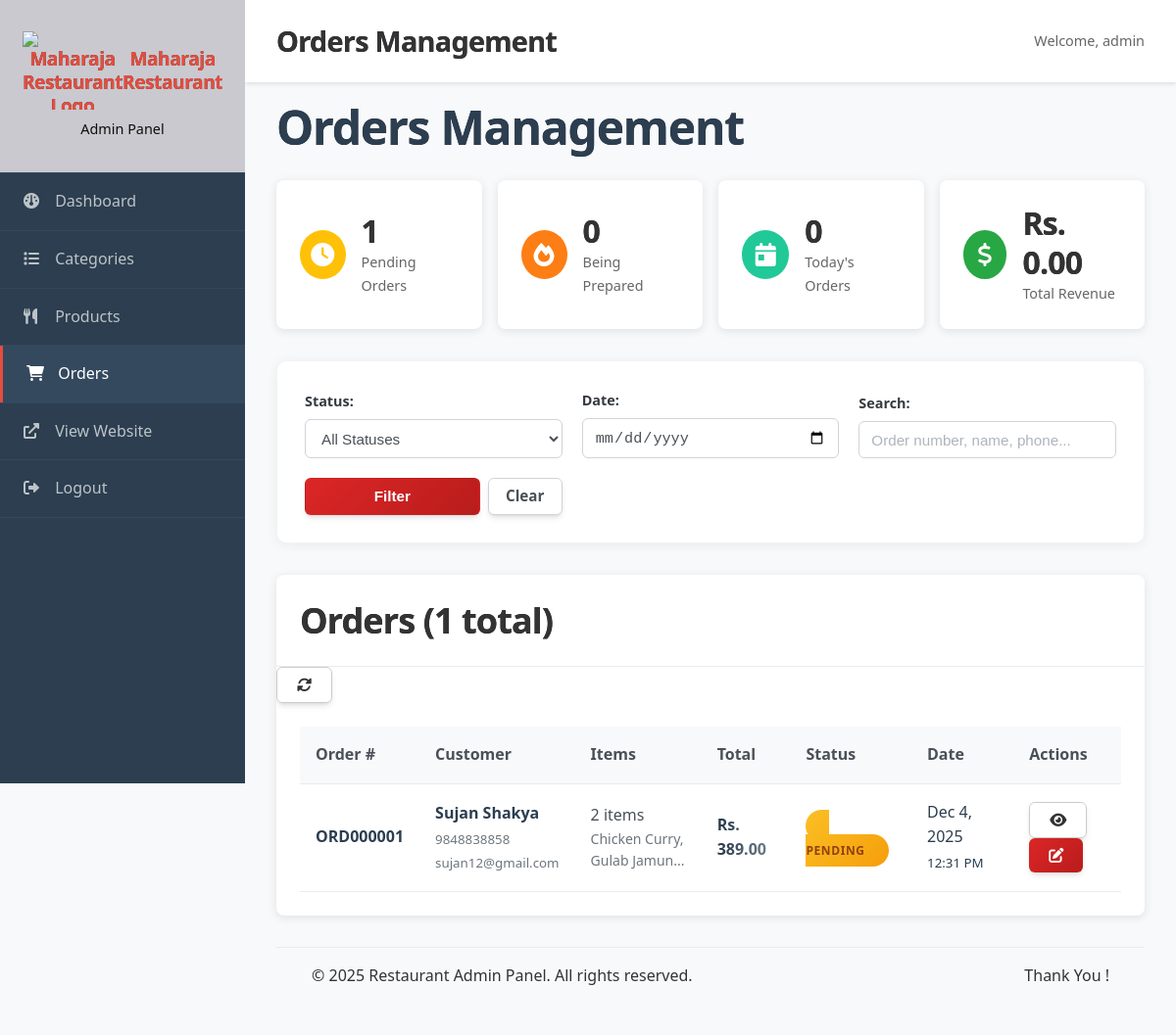
Page /admin/orders.php (signed in) on the committed database.
### tables this page shows
CREATE TABLE `orders` (
  `id` int(11) NOT NULL,
  `user_id` int(11) DEFAULT NULL,
  `order_number` varchar(20) NOT NULL,
  `name` varchar(255) NOT NULL,
  `phone` varchar(20) NOT NULL,
  `email` varchar(255) DEFAULT NULL,
  `address` text NOT NULL,
  `subtotal` decimal(10,2) NOT NULL DEFAULT 0.00,
  `delivery_fee` decimal(10,2) NOT NULL DEFAULT 0.00,
  `tax_amount` decimal(10,2) NOT NULL DEFAULT 0.00,
  `total` decimal(10,2) NOT NULL,
  `status` enum('Pending','Confirmed','Preparing','Out for Delivery','Delivered','Cancelled') DEFAULT 'Pending',
  `payment_method` enum('Cash on Delivery','') DEFAULT 'Cash on Delivery',
  `delivered_at` timestamp NULL DEFAULT NULL,
  `created_at` timestamp NOT NULL DEFAULT current_timestamp(),
  `updated_at` timestamp NOT NULL DEFAULT current_timestamp() ON UPDATE current_timestamp()
);

CREATE TABLE `users` (
  `id` int(11) NOT NULL,
  `name` varchar(255) NOT NULL,
  `email` varchar(255) NOT NULL,
  `phone` varchar(20) DEFAULT NULL,
  `password` varchar(255) NOT NULL,
  `last_login_at` timestamp NULL DEFAULT NULL,
  `is_active` tinyint(1) DEFAULT 1,
  `created_at` timestamp NOT NULL DEFAULT current_timestamp(),
  `updated_at` timestamp NOT NULL DEFAULT current_timestamp() ON UPDATE current_timestamp()
);

### includes/functions.php (called while the page is built, shortened)
<?php
function h(?string $string): string {
    return $string !== null ? htmlspecialchars($string, ENT_QUOTES, 'UTF-8') : '';
}
function sanitize(string $input): string {
    return trim(strip_tags($input));
}
function formatCurrency(float $amount): string {
    return 'Rs. ' . number_format($amount, 2);
}

### admin/orders.php (the view, shortened to what this page needs)
<?php
require 'includes/header.php';
$dateFilter = $_GET['date'] ?? '';
$searchQuery = sanitize($_GET['search'] ?? '');
$page = max(1, (int)($_GET['page'] ?? 1));
$perPage = 20;
$offset = ($page - 1) * $perPage;
$conditions = [];
$params = [];
$whereClause = !empty($conditions) ? 'WHERE ' . implode(' AND ', $conditions) : '';
$countQuery = "
    SELECT COUNT(*) as total
    FROM orders o
    LEFT JOIN users u ON o.user_id = u.id
    $whereClause
";
$stmt = $pdo->prepare($countQuery);
$stmt->execute($params);
$totalOrders = $stmt->fetch()['total'];
$query = "
    SELECT o.*, u.email as user_email,
           COUNT(oi.id) as item_count,
           GROUP_CONCAT(p.name SEPARATOR ', ') as product_names
    FROM orders o
    LEFT JOIN users u ON o.user_id = u.id
    LEFT JOIN order_items oi ON o.id = oi.order_id
    LEFT JOIN products p ON oi.product_id = p.id
    $whereClause
    GROUP BY o.id
    ORDER BY o.created_at DESC
    LIMIT ? OFFSET ?
";
$stmt = $pdo->prepare($query);
$stmt->execute([...$params, $perPage, $offset]);
$orders = $stmt->fetchAll();
$statsQuery = "
    SELECT
        COUNT(*) as total_orders,
        SUM(CASE WHEN status = 'Pending' THEN 1 ELSE 0 END) as pending_orders,
        SUM(CASE WHEN status = 'Preparing' THEN 1 ELSE 0 END) as preparing_orders,
        SUM(CASE WHEN DATE(created_at) = CURDATE() THEN 1 ELSE 0 END) as today_orders,
        SUM(CASE WHEN status = 'Delivered' THEN total ELSE 0 END) as total_revenue
    FROM orders
";
$stats = $pdo->query($statsQuery)->fetch();
?>
<div class="orders-header">
    <h2>Orders Management</h2>
    <div class="stats-grid">
        <div class="stat-card">
            <div class="stat-icon pending">
                <i class="fas fa-clock"></i>
            </div>
            <div class="stat-info">
                <h3><?php echo number_format($stats['pending_orders']); ?></h3>
                <p>Pending Orders</p>
            </div>
        </div>
        <div class="stat-card">
            <div class="stat-icon preparing">
                <i class="fas fa-fire"></i>
            </div>
            <div class="stat-info">
                <h3><?php echo number_format($stats['preparing_orders']); ?></h3>
                <p>Being Prepared</p>
            </div>
        </div>
        <div class="stat-card">
            <div class="stat-icon today">
                <i class="fas fa-calendar-day"></i>
            </div>
            <div class="stat-info">
                <h3><?php echo number_format($stats['today_orders']); ?></h3>
                <p>Today's Orders</p>
            </div>
        </div>
        <div class="stat-card">
            <div class="stat-icon revenue">
                <i class="fas fa-dollar-sign"></i>
            </div>
            <div class="stat-info">
                <h3><?php echo formatCurrency($stats['total_revenue'] ?? 0); ?></h3>
                <p>Total Revenue</p>
            </div>
        </div>
    </div>
</div>
<div class="orders-filters">
    <form method="GET" class="filter-form">
        <div class="filter-group">
            <label for="status">Status:</label>
            <select name="status" id="status">
                <option value="">All Statuses</option>
            </select>
        </div>
        <div class="filter-group">
            <label for="date">Date:</label>
            <input type="date" name="date" id="date" value="<?php echo h($dateFilter); ?>">
        </div>
        <div class="filter-group">
            <label for="search">Search:</label>
            <input type="text" name="search" id="search" placeholder="Order number, name, phone..." value="<?php echo h($searchQuery); ?>">
        </div>
        <div class="filter-buttons">
            <button type="submit" class="btn btn-primary">Filter</button>
            <a href="orders.php" class="btn btn-outline">Clear</a>
        </div>
    </form>
</div>
<div class="admin-card">
    <div class="card-header">
        <h3>Orders (<?php echo number_format($totalOrders); ?> total)</h3>
        <div class="card-actions">
            <button onclick="refreshOrders()" class="btn btn-sm btn-outline" title="Refresh">
                <i class="fas fa-sync-alt"></i>
            </button>
        </div>
    </div>
    <?php if (empty($orders)): ?>
        <div class="no-data">
            <i class="fas fa-inbox"></i>
            <h3>No orders found</h3>
            <p>No orders match your current filters.</p>
        </div>
    <?php else: ?>
        <div class="table-responsive">
            <table class="orders-table">
                <thead>
                    <tr>
                        <th>Order #</th>
                        <th>Customer</th>
                        <th>Items</th>
                        <th>Total</th>
                        <th>Status</th>
                        <th>Date</th>
                        <th>Actions</th>
                    </tr>
                </thead>
                <tbody>
                    <?php foreach ($orders as $order): ?>
                        <tr class="order-row" data-order-id="<?php echo $order['id']; ?>">
                            <td>
                                <strong><?php echo h($order['order_number']); ?></strong>
                            </td>
                            <td>
                                <div class="customer-info">
                                    <strong><?php echo h($order['name']); ?></strong>
                                    <small><?php echo h($order['phone']); ?></small>
                                    <?php if ($order['user_email']): ?>
                                        <small><?php echo h($order['user_email']); ?></small>
                                    <?php endif; ?>
                                </div>
                            </td>
                            <td>
                                <span class="item-count"><?php echo $order['item_count']; ?> items</span>
                                <small class="item-preview" title="<?php echo h($order['product_names']); ?>">
                                    <?php echo h(substr($order['product_names'], 0, 30)); ?>...
                                </small>
                            </td>
                            <td>
                                <strong><?php echo formatCurrency($order['total']); ?></strong>
                            </td>
                            <td>
                                <span class="status-badge status-<?php echo strtolower(str_replace(' ', '-', $order['status'])); ?>">
                                    <?php echo h($order['status']); ?>
                                </span>
                            </td>
                            <td>
                                <time datetime="<?php echo $order['created_at']; ?>">
                                    <?php echo date('M j, Y', strtotime($order['created_at'])); ?>
                                    <small><?php echo date('g:i A', strtotime($order['created_at'])); ?></small>
                                </time>
                            </td>
                            <td class="actions">
                                <button onclick="viewOrder(<?php echo $order['id']; ?>)"
                                        class="btn btn-sm btn-outline" title="View Details">
                                    <i class="fas fa-eye"></i>
                                </button>
                                <button onclick="updateStatus(<?php echo $order['id']; ?>, '<?php echo h($order['status']); ?>')"
                                        class="btn btn-sm btn-primary" title="Update Status">
                                    <i class="fas fa-edit"></i>
                                </button>
                            </td>
                        </tr>
                    <?php endforeach; ?>
                </tbody>
            </table>
        </div>
    <?php endif; ?>
</div>
<?php require_once 'includes/footer.php'; ?>

### css/styles.css (style rules this page uses)
:root { --primary-100: #fee2e2; --primary-200: #fecaca; --primary-400: #f87171; --primary-500: #ef4444; --primary-600: #dc2626; --primary-700: #b91c1c; --gray-50: #f9fafb; --gray-100: #f3f4f6; --gray-200: #e5e7eb; --gray-300: #d1d5db; --gray-400: #9ca3af; --gray-500: #6b7280; --gray-600: #4b5563; --gray-700: #374151; --gray-800: #1f2937; --gray-900: #111827; --bg-primary: #ffffff; --bg-secondary: #f8fafc; --bg-tertiary: #f1f5f9; --bg-glass: rgba(255, 255, 255, 0.08); --bg-glass-dark: rgba(15, 23, 42, 0.08); --font-primary: -apple-system, BlinkMacSystemFont, 'Segoe UI', Roboto, 'Helvetica Neue', Arial, sans-serif; --space-xs: 0.25rem; --space-sm: 0.5rem; --space-md: 1rem; --space-lg: 1.5rem; --space-xl: 2rem; --space-2xl: 3rem; --space-3xl: 4rem; --space-4xl: 6rem; --radius-sm: 0.375rem; --radius-md: 0.5rem; --radius-lg: 0.75rem; --radius-xl: 1rem; --radius-2xl: 1.5rem; --radius-full: 9999px; --shadow-sm: 0 1px 2px 0 rgb(0 0 0 / 0.05); --shadow-md: 0 4px 6px -1px rgb(0 0 0 / 0.1), 0 2px 4px -2px rgb(0 0 0 / 0.1); --shadow-lg: 0 10px 15px -3px rgb(0 0 0 / 0.1), 0 4px 6px -4px rgb(0 0 0 / 0.1); --shadow-xl: 0 20px 25px -5px rgb(0 0 0 / 0.1), 0 8px 10px -6px rgb(0 0 0 / 0.1); --shadow-2xl: 0 25px 50px -12px rgb(0 0 0 / 0.25); --duration-fast: 150ms; --duration-normal: 300ms; --duration-slow: 500ms; --ease-out: cubic-bezier(0.16, 1, 0.3, 1); --ease-in: cubic-bezier(0.4, 0, 1, 1); --primary-color: #2c3e50; --secondary-color: #e74c3c; --accent-color: #f39c12; --success: #27ae60; --warning: #f39c12; --error: #e74c3c; --info: #3498db; --dark-color: #2c3e50; --light-color: #ecf0f1; --white: #ffffff; --gray-light: #f8f9fa; --gray: #95a5a6; --gray-dark: #7f8c8d; --border-radius: 8px; --box-shadow: 0 2px 10px rgba(0, 0, 0, 0.1); --box-shadow-hover: 0 5px 20px rgba(0, 0, 0, 0.15); --transition: all 0.3s ease; --font-family: 'Segoe UI', Tahoma, Geneva, Verdana, sans-serif; }
* { margin: 0; padding: 0; box-sizing: border-box; }
body { font-family: var(--font-family); line-height: 1.6; color: var(--dark-color); background-color: var(--gray-light); min-height: 100vh; }
a { text-decoration: none; color: inherit; }
h1, h2, h3, h4, h5, h6 { font-weight: 700; letter-spacing: -0.025em; line-height: 1.25; margin-bottom: var(--space-lg); background: linear-gradient(135deg, var(--gray-900) 0%, var(--gray-700) 100%); -webkit-background-clip: text; background-clip: text; }
h2 { font-size: clamp(1.75rem, 4vw, 3rem); }
h3 { font-size: clamp(1.5rem, 3vw, 2.25rem); }
p { margin-bottom: var(--space-md); color: var(--white); line-height: 1.7; }
.btn { display: inline-flex; align-items: center; justify-content: center; gap: var(--space-sm); padding: var(--space-md) var(--space-xl); font-weight: 600; font-size: 0.875rem; line-height: 1; text-decoration: none; border: none; border-radius: var(--radius-lg); cursor: pointer; transition: all var(--duration-normal) var(--ease-out); position: relative; overflow: hidden; white-space: nowrap; user-select: none; text-align: center; background: var(--primary-600); color: white; box-shadow: var(--shadow-md); backdrop-filter: blur(8px); }
.btn::before { content: ''; position: absolute; top: 0; left: 0; right: 0; bottom: 0; background: linear-gradient(135deg, rgba(255,255,255,0.2) 0%, transparent 50%); opacity: 0; transition: opacity var(--duration-normal) var(--ease-out); }
.btn-primary { background: linear-gradient(135deg, var(--primary-600) 0%, var(--primary-700) 100%); }
.btn-outline { background: transparent; color: var(--primary-600); border: 2px solid var(--primary-600); backdrop-filter: blur(8px); }
.btn-sm { padding: 15px 20px; font-size: 0.85rem; }
.status-badge { padding: var(--space-sm) var(--space-lg); border-radius: var(--radius-full); font-size: 0.75rem; font-weight: 700; text-transform: uppercase; letter-spacing: 0.05em; position: relative; overflow: hidden; }
.status-badge::before { content: ''; position: absolute; top: 0; left: -100%; width: 100%; height: 100%; background: linear-gradient(90deg, transparent, rgba(255,255,255,0.3), transparent); transition: left var(--duration-slow) var(--ease-out); }
.status-pending { background: linear-gradient(135deg, #fbbf24 0%, #f59e0b 100%); color: #92400e; }

### admin/includes/footer.php (style rules this page uses)
p { color: #333; }

### rows in the picture
orders: order_number "ORD000001", name "Sujan Shakya", phone "9848838858", user.email "sujan12@gmail.com", item_count "2", product_names "Chicken Curry, Gulab Jamun", total "Rs. 389.00", status "PENDING", created_at "Dec 4, 2025", created_at "12:31 PM"

### other values in the picture
$pageTitle "Orders Management"
$_SESSION['admin_username'] "admin"
$stats['pending_orders'] "1"
$stats['preparing_orders'] "0"
$stats['today_orders'] "0"
formatCurrency($stats['total_revenue'] ?? 0) "Rs. 0.00"
$totalOrders "1"
